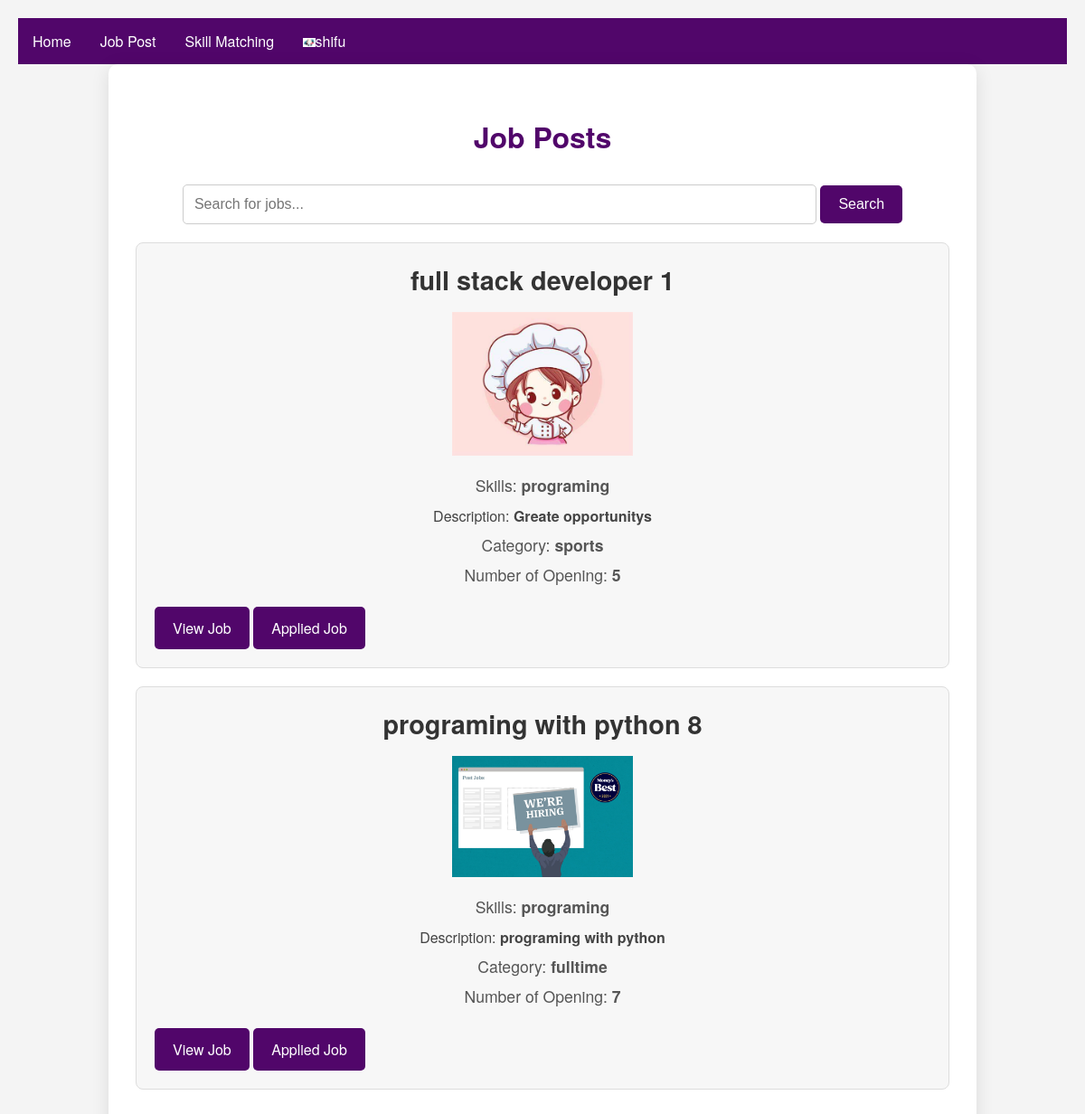
The page /skillmatching/ (signed in) on the database its author committed.
### myapp/models.py (models this page shows, shortened)
class Custom_user(AbstractUser):
    USER=[
        ('recruiters','Recruiters'),
        ('jobseeker','Jobseeker')
    ]
    user_type=models.CharField(choices=USER,max_length=100,null=True)
    Display_name=models.CharField(max_length=100,null=True)

class jobseekerProfileModel(models.Model):
    skills=[
        ('programing', 'Programing'),
        ('graphics_design', 'Graphics Design'),
        ('resarch', 'Resarch'),
    ]
    user=models.OneToOneField(Custom_user,on_delete=models.CASCADE,related_name='viewersProfile', null=True)
    Skills = models.CharField(choices=skills,max_length=255, null=True)
    Image=models.ImageField(upload_to='Media/Blog_Pic',null=True)

class JobModel(models.Model):
    JOB_TYPE_CHOICES = [
        ('fulltime', 'Full-time'),
        ('parttime', 'Part-time'),
    ]
    skills=[
        ('programing', 'Programing'),
        ('graphics_design', 'Graphics Design'),
        ('resarch', 'Resarch'),
    ]
    user = models.ForeignKey(Custom_user, on_delete=models.CASCADE)
    job_title = models.CharField(max_length=255, null=True)
    Number_of_opening = models.PositiveIntegerField(null=True)
    Category = models.CharField(choices=JOB_TYPE_CHOICES,max_length=255, null=True)
    Job_Description = models.TextField(max_length=255, null=True)
    Skills = models.CharField(choices=skills,max_length=255, null=True)
    company_logo=models.ImageField(upload_to='Media/Blog_Pic',null=True)

### myproject/views.py (the view)
# urls.py: path('skillmatching/', skillmatching, name='skillmatching'),
def skillmatching(req):
    user=req.user
    myskill=user.viewersProfile.Skills
    Job=JobModel.objects.filter(Skills=myskill)
    text={
        'Job':Job,
    }
    return render(req,'skillmatching.html',text)

### template/skillmatching.html (shortened to what this page needs)
{% extends 'base.html' %}
{% block body %}
<!DOCTYPE html>
<html lang="en">
<head>
</head>
<body>
    <div class="container">
        <h2>Job Posts</h2>
        <div class="search-bar">
            <form action="{% url 'searchJob' %}" method="GET">
                <input type="text" name="query" placeholder="Search for jobs..." required>
                <button type="submit">Search</button>
            </form>
        </div>
        {% for i in Job %}
        <div class="job-post">
            <h2 class="job-title">{{ i.job_title }} {{i.id}}</h2>
            <div class="logo">
                <img src="/{{ i.company_logo }}" alt="Logo">
            </div>
            <div class="company">Skills: <strong>{{ i.Skills }}</strong></div>
            <div class="description">Description: <strong>{{ i.Job_Description }}</strong></div>
            <div class="salary">Category: <strong>{{ i.Category }}</strong></div>
            <div class="application-deadline">Number of Opening: <strong>{{ i.Number_of_opening }}</strong></div>
            <a href="{% url 'mainprofile' i.id %}" class="apply-button">View Job</a>
             {% if user.user_type == 'jobseeker' %}
            <a href="{% url 'ApplyNow' i.job_title i.id  %}" class="apply-button">Applied Job</a>
             {% endif %}
        </div>
        {% endfor %}
    </div>
</body>
</html>
{% endblock body %}

### template/base.html (shortened to what this page needs)
<!DOCTYPE html>
<html>
<head>
</head>
<body>
<ul>
    <li><a class="active" href="{% url 'home' %}">Home</a></li>
    <li><a class="active" href="{% url 'jobfeed' %}">Job Post</a></li>
    {% if user.user_type == 'jobseeker' %}
    <li><a href="{% url 'skillmatching' %}">Skill Matching</a></li>
    <li class="dropdown">
      <a  href="javascript:void(0)"  class="dropbtn"><img height="10px" src="/{{ user.viewersProfile.Image }}" alt="Company Logo">{{ user.username }}</a>
    </li>
    {% endif %}
</ul>
{% block body %}
{% endblock body %}
</body>
</html>

### template/base.html (style rules this page uses)
body { background-color:white; }
ul { list-style-type: none; margin: 0; padding: 0; overflow: hidden; background-color: #51066a; }
li { float: left; }
li a, .dropbtn { display: inline-block; color: white; text-align: center; padding: 14px 16px; text-decoration: none; }
li.dropdown { display: inline-block; }

### template/skillmatching.html (style rules this page uses)
body { font-family: 'Helvetica Neue', Arial, sans-serif; background-color: #f4f4f4; margin: 0; padding: 20px; }
.container { max-width: 900px; margin: auto; background: #ffffff; padding: 30px; border-radius: 10px; box-shadow: 0 4px 20px rgba(0, 0, 0, 0.1); }
h2 { text-align: center; color: #51066a; margin-bottom: 30px; font-size: 2em; }
.search-bar { margin-bottom: 20px; text-align: center; }
.search-bar input[type="text"] { padding: 12px; width: 75%; border: 1px solid #ccc; border-radius: 5px; font-size: 1em; }
.search-bar button { padding: 12px 20px; background-color: #51066a; color: white; border: none; border-radius: 5px; cursor: pointer; font-size: 1em; transition: background-color 0.3s, color 0.3s; }
.job-post { border: 1px solid #ddd; padding: 20px; margin-bottom: 20px; border-radius: 8px; background-color: #f7f7f7; transition: box-shadow 0.3s; }
.job-title { font-size: 1.8em; color: #333; margin: 0; text-align: center; }
.logo { text-align: center; margin: 15px 0; }
.logo img { max-height: 200px; max-width: 200px; }
.company, .location, .salary, .posted-date, .application-deadline, .user { color: #555; margin: 8px 0; font-size: 1.1em; text-align: center; }
.description { margin-top: 10px; color: #444; font-size: 1em; text-align: center; }
.apply-button { display: inline-block; margin-top: 15px; padding: 12px 20px; background-color: #51066a; color: white; text-decoration: none; border-radius: 5px; transition: background-color 0.3s, color 0.3s; font-size: 1em; text-align: center; }

### rows shown on the page
Custom_user: viewersProfile.Image (picture), username "shifu"
JobModel: job_title "full stack developer", id "1", company_logo (picture), Skills "programing", Job_Description "Greate opportunitys", Category "sports", Number_of_opening "5"
JobModel: job_title "programing with python", id "8", company_logo (picture), Skills "programing", Job_Description "programing with python", Category "fulltime", Number_of_opening "7"
